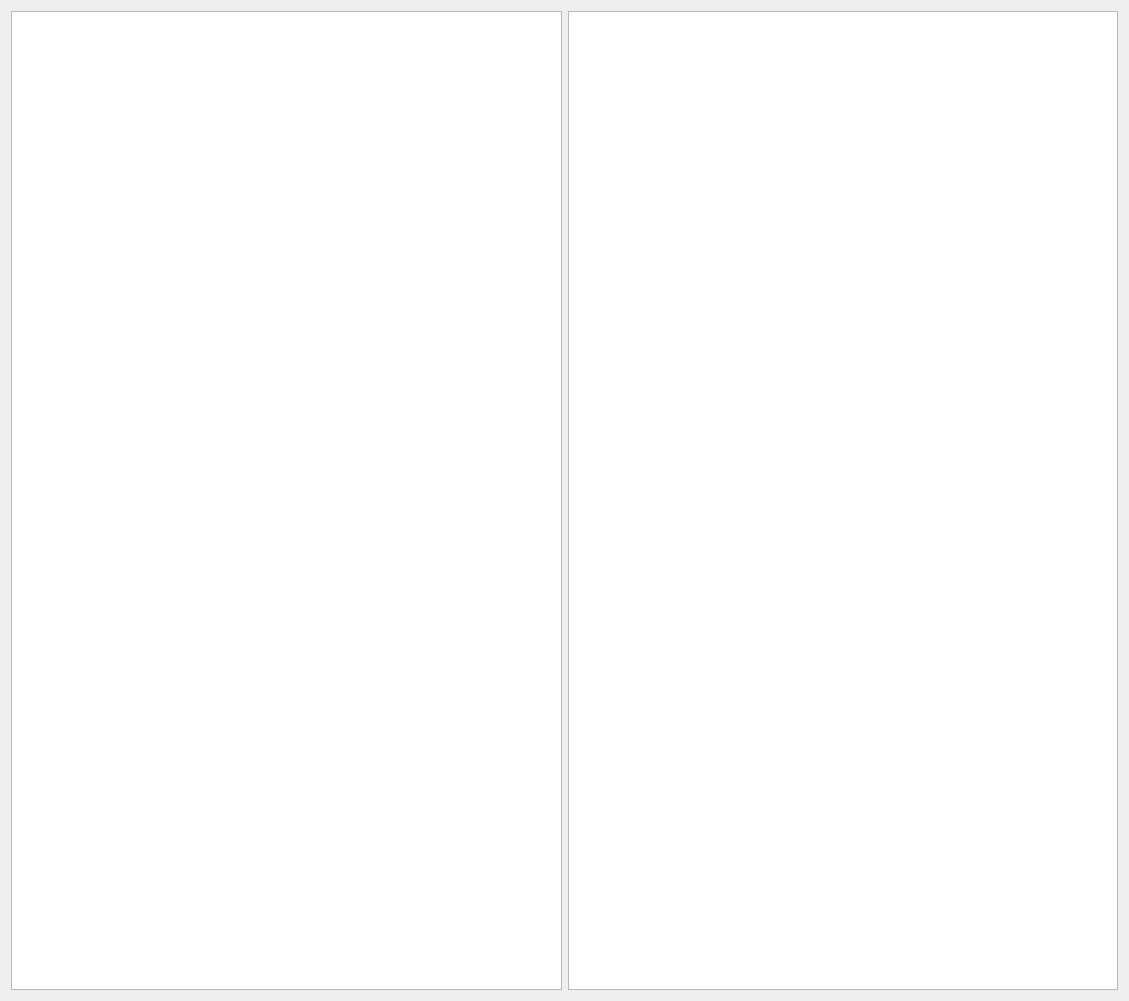
<?xml version="1.0" encoding="UTF-8"?>
<ui version="4.0">
 <class>taskList</class>
 <widget class="QWidget" name="taskList">
  <property name="geometry">
   <rect>
    <x>0</x>
    <y>0</y>
    <width>1129</width>
    <height>1001</height>
   </rect>
  </property>
  <property name="windowTitle">
   <string>Form</string>
  </property>
  <layout class="QGridLayout" name="gridLayout">
   <item row="0" column="0">
    <widget class="TableWidget" name="WaitUpTable"/>
   </item>
   <item row="0" column="1">
    <widget class="TableWidget" name="FinishTable"/>
   </item>
  </layout>
 </widget>
 <customwidgets>
  <customwidget>
   <class>TableWidget</class>
   <extends>QTableWidget</extends>
   <header>qfluentwidgets</header>
  </customwidget>
 </customwidgets>
 <resources/>
 <connections/>
</ui>
